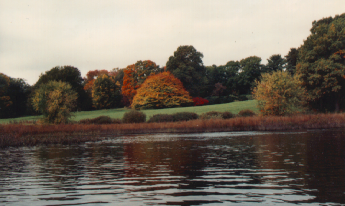
%> input picture matlab/images/autumn.tif, 345 x 206 px
$ octave test_run2.m   (GNU Octave 9; MATLAB toolbox functions it lacks are replaced by stand-ins)
%> lines starting %> are read from the running program, lines starting %| are printed output that depends on the picture
### matlab/code/AnalyzeClutter.m
function [ SpatialFreqs, Weights, SDev ] = AnalyzeClutter( Image )
%AnalyzeClutter Computes Spatial Frequency Components and Weights
%   This function generates weights for specific spatial frequency
%   components based on the input image. These parameters are used for
%   synthetic image generation.

% Input Image Characteristics. Future support will utilize the image
% dimensions to compute the spatial frequencies/weights for non-square
% image inputs.
[ Y, X ] = size( Image );
dimMax   = max(Y,X);

% Initialize PSD Vectors
SpatialWeights = linspace(0, 0, dimMax/2);
SpatialFreqs = 1./(dimMax/2:-1:1);
SDevSum = 0;

% Modifying this parameter would allow for more than one input image. This
% is beneficial for scenarios where videos are analyzed and similiar
% synthetic image videos are produces. This is left as a future enhancement
% if needed.
NumFrames = 1;

for i = 1:NumFrames
    % Remove any singleton dimensions from the input image.
    Image = squeeze( Image );

    % Normalize the image.
    ImageNorm = Image - nanmean(nanmean(Image));

    % Compute the PSD of the input image using the FFT.
    fftImageNorm = fft2(ImageNorm);
    PSDimage = fftImageNorm.*conj(fftImageNorm);

    % The PSD of the image is symmetric. This code partitions the PSD into
    % four quadrants and overlays them amongst each other so that each is
    % summed with it's counterpart. The summation of the PSDs is normalized
    % as well.
    SumPSDimage = PSDimage(1:dimMax/2,1:dimMax/2) +...
                  fliplr(PSDimage(1:dimMax/2, dimMax/2 + 1:dimMax)) +...
                  flipud(PSDimage(dimMax/2 + 1:dimMax,1:dimMax/2)) +...
                  fliplr(flipud(PSDimage(dimMax/2 + 1:dimMax,dimMax/2 + 1:dimMax)))./4;

    % Compute the spatial content from the normalized PSD. This is weights
    % for the specific frequency component.
    SpatialContent = sum(SumPSDimage);

    % Normalize the spatial content (weights).
    NormSpatialContent = SpatialContent/SpatialContent(1);

    % This code supports the inclusion of multi-image inputs (videos). For
    % now, it only translates the data into the output parameter.
    SpatialWeights = SpatialWeights + NormSpatialContent;

    % This code supports the inclusion of multi-image inputs (videos). For
    % now, it only is the standard deviation of the normalized input image.
    SDevSum = SDevSum + std(ImageNorm(:));
end

% This code supports the inclusion of multi-image inputs (videos). For
% now, it only translates the data into the output parameters.
Weights = SpatialWeights/NumFrames;
SDev = SDevSum/NumFrames;

% [7 lines of commented-out code are left out]

end

### matlab/code/MakeClutter.m
function [Clutter] = MakeClutter(Sdev, Cmean, ArraySize, SFvec, SFweight, SFcorrelation)
%MakeClutter - Generates A Synthetic Clutter Scene
%   This function uses a vector of spatial frequencies and their
%   corresponding weight parameters to generate a similiar synthetic image
%   with induced normal/zero mean gaussian noise elements.

% Initialize the clutter scene. This array will continue to to updated with
% the spatial frequency components of the input vector.
Clutter = zeros(ArraySize);

% Detect the number of spatial frequencies upon which to iteratively add to
% the clutter scene
NumSF = length(SFvec);

% Initialize a Normal distributed/zero mean random variable array. This
% serves as the random component upon which the spatial frequencies are
% correlation which each other.
RandArray = randn(ArraySize);

for i=1:NumSF
    % Spatial frequency component correlation.
    RandArray = SFcorrelation.*RandArray + (1-SFcorrelation).*randn(ArraySize);

    % Kernel Size for the spatial frequency component. This provides the
    % incoherenct distribution of the frequency upon the image and is seen
    % through the variable pixel range distribution of the clutter image.
    KernelSize = floor( SFvec(i) );

    % Apply the spatial frequency's weight component. The weight is a
    % reflection of the significance of the frequency from the original
    % image. Increased weight enhances the importance and impact of the
    % frequency upon the clutter image.
    Kernel = SFweight(i).*ones(KernelSize);

    % Update the clutter image with the spatial frequency component.
    Clutter = Clutter + conv2(RandArray, Kernel, 'same');
end

% Normalize the final clutter image.
Clutter = (Sdev./std(Clutter(:))).*Clutter + Cmean;

return

### matlab/code/raPsd2d.m
function [nu,Pf] = raPsd2d(img,res)
% function raPsd2d(img,res)
%
% Computes radially averaged power spectral density (power
% spectrum) of image IMG with spatial resolution RES.
%
% (C) E. Ruzanski, RCG, 2009

%% Process image size information
[N M] = size(img);

%% Compute power spectrum
imgf = fftshift(fft2(img));
imgfp = 4*abs(imgf).^2/(N*M);

%% Adjust PSD size
dimDiff = abs(N-M);
dimMax = max(N,M);
% Make square
if N > M                                                                    % More rows than columns
  if ~mod(dimDiff,2)                                                      % Even difference
    imgfp = [NaN(N,dimDiff/2) imgfp NaN(N,dimDiff/2)];                  % Pad columns to match dimensions
  else                                                                    % Odd difference
    imgfp = [NaN(N,floor(dimDiff/2)) imgfp NaN(N,floor(dimDiff/2)+1)];
  end
elseif N < M                                                                % More columns than rows
  if ~mod(dimDiff,2)                                                      % Even difference
    imgfp = [NaN(dimDiff/2,M); imgfp; NaN(dimDiff/2,M)];                % Pad rows to match dimensions
  else
    imgfp = [NaN(floor(dimDiff/2),M); imgfp; NaN(floor(dimDiff/2)+1,M)];% Pad rows to match dimensions
  end
end

halfDim = floor(dimMax/2) + 1;                                              % Only consider one half of spectrum (due to symmetry)

%% Compute radially average power spectrum
[X Y] = meshgrid(-dimMax/2:dimMax/2-1, -dimMax/2:dimMax/2-1);               % Make Cartesian grid
[theta rho] = cart2pol(X, Y);                                               % Convert to polar coordinate axes
rho = round(rho);
i = cell(floor(dimMax/2) + 1, 1);
for r = 0:floor(dimMax/2)
  i{r + 1} = find(rho == r);
end
Pf = zeros(1, floor(dimMax/2)+1);
for r = 0:floor(dimMax/2)
  Pf(1, r + 1) = nanmean( imgfp( i{r+1} ) );
end

f1 = [1:floor(dimMax/2)+1];
nu = (1/(res*(floor(dimMax/2)+1)))*f1;

a = std(img(:))^2/trapz(nu(2:end),Pf(2:end));
Pf = a*Pf;

return;

### matlab/code/plot_radial_psd_test.m
function [ xlimits, ylimits ] = plot_radial_psd_test(nu1, Pf1, nu2, Pf2)
% function raPsd2d(img,res)
%
% Plots radially averaged power spectral density (power
% spectrum) of image with spatial resolution RES.
%s
% (C) E. Ruzanski, RCG, 2009

% Compute the limits for additional plotting needs. The limits are solely
% for the input image and not the synthetic.
xlimits = [ min(nu1), max(nu1) ];
ylimits = [ min(Pf1), max(Pf1) ];

% Generate plot
%if ~isempty(figure_number),

    % Open a new figure.
  figure;% (figure_number);
  fontSize = 14;
  set(gcf, 'Position', [36 676 560 420], 'Color', [1 1 1]);

  % Multi Plot for Input Image and Clutter
  loglog(nu1,Pf1,'k-','LineWidth',2.0,'DisplayName','Original');
  hold on;
  loglog(nu2,Pf2,'r-','LineWidth',2.0,'DisplayName','Synthetic');
  hold off;

  legend('show');

  % Other plotting
  set(gcf,'color','white');
  set(gca,'FontSize',fontSize,'FontWeight','bold');
  set(gca,'xlim',xlimits,'ylim',ylimits);
  grid on;
  xlabel('Cycles/km','FontSize',fontSize,'FontWeight','Bold');
  ylabel('Power','FontSize',fontSize,'FontWeight','Bold');
  title('Radially averaged power spectrum','FontSize',fontSize,'FontWeight','Bold')
%end;

return;

### matlab/code/test_run2.m
%% Clear Matlab
clear all;
close all;
clc;

%% Load Image

% Manual Image Selection
path = strcat( fileparts(pwd), '\images');
[filename,filepath] = uigetfile(fullfile(path , '*'), 'Select an Image');
%> the answer given: ../images/autumn.tif

% Auto Image Selection
% filepath = 'C:\Users\Ben\Desktop\ECE6254\FinalProject\code\images\';
% filename = 'autumn.tif';

fprintf('Loading Input Image: %s \n', filename);
[ Image map ] = imread( strcat(filepath, filename) );
%> Image is the input picture: size 206x345x3 uint8; mean R, G, B 119.7, 110.2, 98.9
%> map = []

%% Pre-Processing
% Generic processing techniques for converting input images into an
% expected format. This is done to aid the algorithms at the beggining of
% development.
fprintf('Pre-Processing Image... \n');

% Handle Different Image Types
% Converts Tiff images which are uint8 inputs to Matlab into their RGB
% counterparts.
if ~isempty(map)
    Image = ind2rgb(Image, map);

    % Convert to 16 bits which helps reduce quantization errors when
    % compared to an 8 bit image.
    Image = im2uint16(Image);
end

% Convert to Gray Scale
% Some of the input images are not in monochrome gray scale. This function
% below converts the images to the expected format.
ImageClass    = class( Image );
%> ImageClass = 'uint8'
[ Y, X, Z ]   = size( Image );
%> Y = 206; X = 345; Z = 3

if strcmp(ImageClass, 'double') || Z ~= 1
    Image = rgb2gray( Image );
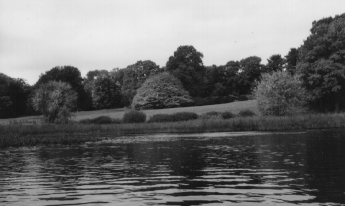
%> Image: size 206x345 uint8; min 19, max 239, mean 111.7
end

% Store Current Class Type and Convert to Double Precision. This is done to
% genericize processing against a single image format.
ImageClass    = class( Image );
ImageOriginal = Image;
Image         =  cast( Image, 'double' );
%> Image: size 206x345 double

% Crop to a square image.
% Cropping the image to a square is done to improve the PSD estimation and
% generation. The PSD estimation uses the FFT for spatial frequency
% estimations and to reduce complexity, a square image is used.
[ Y, X ] = size( Image );
dimDiff  = abs(Y-X);
%> dimDiff = 139
dimMax   = max(Y,X);
%> dimMax = 345

if Y > X                                                           	% More rows than columns
  if ~mod(dimDiff,2)                                               	% Even difference
    Image = Image(dimDiff/2+1:end-dimDiff/2, :);                  	% Pad columns to match dimensions
  else                                                             	% Odd difference
    Image = Image(floor(dimDiff/2)+1:floor(end-dimDiff/2), :);
  end
elseif Y < X                                                       	% More columns than rows
  if ~mod(dimDiff,2)                                               	% Even difference
    Image = Image(:, dimDiff/2+1:end-dimDiff/2);                    % Pad rows to match dimensions
  else
    Image = Image(:, floor(dimDiff/2)+1:floor(end-dimDiff/2));      % Pad rows to match dimensions
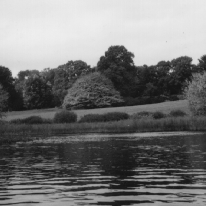
%> Image: size 206x206 double; min 19, max 239, mean 118
  end
end

ImageCropped = Image;

%% Analyze Scene
% This function analyzes an input image's spatial frequency characteristics
% and generates a vector of assosciated weights. These weights provide
% information regarding the input image makeup for future synthetic image
% generation. The PSD of the input image can be used to benchmark Easy,
% Medium, and Hard clutter environments. With the input image weights, a
% synthetic image can be created to replicate on of the benchmark
% scenarious.
fprintf('Analyzing Images Clutter Characteristics... \n');

[ SpatialFreqs, Weights, SDev ] = AnalyzeClutter( Image );
%> the loop in AnalyzeClutter, `for i = 1:NumFrames` made 1 pass
%> SDevSum on pass 1: 78.85
%> pass 1, in AnalyzeClutter, `SumPSDimage = PSDimage(1:dimMax/2,1:dimMax/2) + fliplr(PSDimage(1:dimM..`:
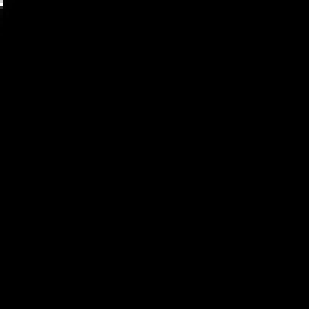
%> SumPSDimage: size 103x103 double (shown 3 times larger); min 51475.1, max 4.41e+12, mean 1020244250; drawn with min black and max white
%> after the loop in AnalyzeClutter, `for i = 1:NumFrames`: SpatialWeights = 103 values, max 1 at index 1, min 1.88e-05 at index 98, mean 0.011
%> in AnalyzeClutter, `Weights = SpatialWeights/NumFrames;`: Weights has the same summary as SpatialWeights
%> in AnalyzeClutter, `SDev = SDevSum/NumFrames;`: SDev = 78.85
%> SpatialFreqs = 103 values from 0.00971 to 1; Weights has the same summary as SpatialWeights in AnalyzeClutter; SDev = 78.85

%% Generate Clutter Scenes
% The clutter generation uses the input spatial frequency weights to create
% a synthetic image with characteristics similiar to that of the original
% input image. The correlation coefficient is a way of toleratin
% relationship strengths between spatial frequencies. 80% correlation seems
% to add a more organic shape to the clutter patches.
fprintf('Generating Synthetic Clutter Scene... \n');

SFcorrelation = 0.8;
[Clutter] = MakeClutter(SDev, 0, size(Image), 1./SpatialFreqs, Weights, SFcorrelation);
%> the loop in MakeClutter, `for i=1:NumSF` made 103 passes
%> KernelSize on passes 1 to 12: 103, 102, 101, 100, 98, 98, 97, 96, 95, 94, 92, 92
%> pass 1, in MakeClutter, `Clutter = Clutter + conv2(RandArray, Kernel, 'same');`:
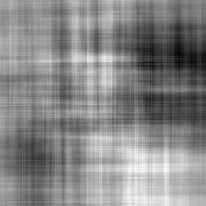
%> Clutter: size 206x206 double; min -247.5, max 105.3, mean -60.8; drawn with min black and max white
%> after the loop in MakeClutter, `for i=1:NumSF`:
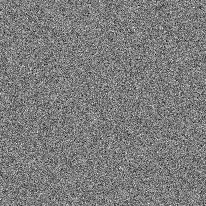
%> RandArray: size 206x206 double; min -1.37, max 1.42, mean -0.00267; drawn with min black and max white

% Rescale Clutter to Input Image Range
% The Clutter image has an inherent zero mean noise injection which makes
% the pixel values span across both positive and negative regions. The
% first step is to shift pixel components to the positive space. The second
% step involves rescaling the dynamic range to that of the original image.
% The last step involves another bias to the original image's dynamic range
% space.
% The importance of this step is to reconstitute the Clutter image to
% something similiar to the original Image. This breaks the "purist"
% approach to the PSD relation, but is necessary to generate similiar image
% characteristics as those seen in the real world.
Clutter = Clutter - min(min(Clutter));
Clutter = Clutter *  ( max(max(Image))   - min(min(Image))   ) / ...
                     ( max(max(Clutter)) - min(min(Clutter)) );
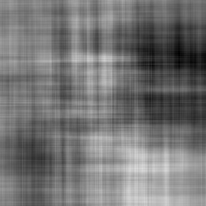
%> Clutter: size 206x206 double; min 0, max 220, mean 116.9
Clutter = Clutter + min(min(Image));

%% Power Spectrum Results
% The radially averaged PSD is depicted in the generated graphs from the
% function below. Although this does not give a "perfect" representation of
% the image's PSD, it doe's provide a quick and easy method of determining
% a synthetic image's relationship between benchmarks. The original and
% synthetic image PSDs should be relatively similiar to effectively be
% qualified as suitable.
fprintf('Generating Power Spectrum Graphs... \n');

res = 1;
[nuImage,  PfImage]   = raPsd2d(Image,   res);                % Compute the PSD
%> after the loop in raPsd2d, `for r = 0:floor(dimMax/2)`: Pf = 104 values, max 2.36e+09 at index 1, min 216 at index 104, mean 23729062.5
%> in raPsd2d, `a = std(img(:))^2/trapz(nu(2:end),Pf(2:end));`: a = 0.0106
%> in raPsd2d, `Pf = a*Pf;`: Pf = 104 values, max 25146250.7 at index 1, min 2.3 at index 104, mean 252410.7
%> nuImage = 104 values from 0.00962 to 1; PfImage has the same summary as Pf in raPsd2d
[nuClutter,PfClutter] = raPsd2d(Clutter, res);                % Compute the PSD
%> nuClutter = 104 values from 0.00962 to 1; PfClutter = 104 values, max 33985735.2 at index 1, min 0.225 at index 89, mean 329182.2
plot_radial_psd_test(nuImage, PfImage, nuClutter, PfClutter);   % Display the Results
%> in plot_radial_psd_test, `xlimits = [ min(nu1), max(nu1) ];`: xlimits = [0.00962 1]
%> in plot_radial_psd_test, `ylimits = [ min(Pf1), max(Pf1) ];`: ylimits = [2.3 25146250.7]
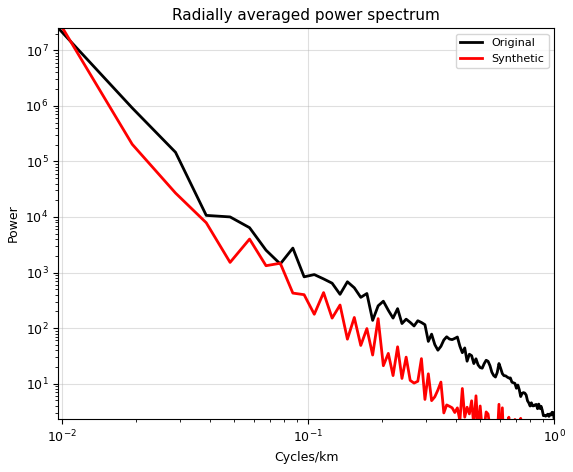
%> figure redrawn from the program's plot data; curve peaks at x = 0.00962, y = 25146250.7; curve peaks at x = 0.00962, y = 33985735.2, above the top of the axes

%% Debugging Code
figure; imagesc(  cast( ImageOriginal, ImageClass )    ); colorbar;
figure; imagesc(  cast( ImageCropped, ImageClass )    );  colorbar;
figure; imagesc( Clutter    );                            colorbar;

$ run again, with matlab/images/canoe.tif copied over matlab/images/autumn.tif
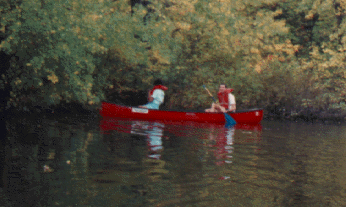
%> input picture matlab/images/canoe.tif, 346 x 207 px
%> map = 256 rows, first 12: [1 1 1; 1 1 0; 1 0 1; 1 0 0; 0 1 1; 0 1 0; 0 0 1; 0 0 0; 0.518 0 0; 0.451 0 0; 0.388 0 0; 0.549 0.0627 0.0627]
%> the loop in AnalyzeClutter, `for i = 1:NumFrames` made 1 pass
%> SDevSum on pass 1: 7919.2
%> after the loop in AnalyzeClutter, `for i = 1:NumFrames`: SpatialWeights = 103 values, max 1 at index 1, min 0.00031 at index 101, mean 0.0168
%> in AnalyzeClutter, `Weights = SpatialWeights/NumFrames;`: Weights has the same summary as SpatialWeights
%> in AnalyzeClutter, `SDev = SDevSum/NumFrames;`: SDev = 7919.2
%> `[ SpatialFreqs, Weights, SDev ] = AnalyzeClutter( Image );`: SpatialFreqs = 103 values from 0.00966 to 0.667; Weights has the same summary as SpatialWeights in AnalyzeClutter; SDev = 7919.2
%> the loop in MakeClutter, `for i=1:NumSF` made 103 passes
%> KernelSize on passes 1 to 8: 103, 102, 101, 100, 99, 98, 97, 96
%> after the loop in MakeClutter, `for i=1:NumSF`:
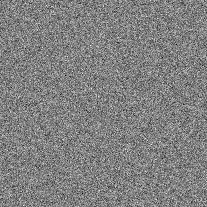
%> RandArray: size 207x207 double; min -1.47, max 1.43, mean -0.00142; drawn with min black and max white
%> a = 0.000753
%> nuImage = 104 values from 0.00962 to 1
%> xlimits = [0.00962 1]
%> ylimits = [5265.7 1.25e+10]
%> `plot_radial_psd_test(nuImage, PfImage, nuClutter, PfClutter);`:
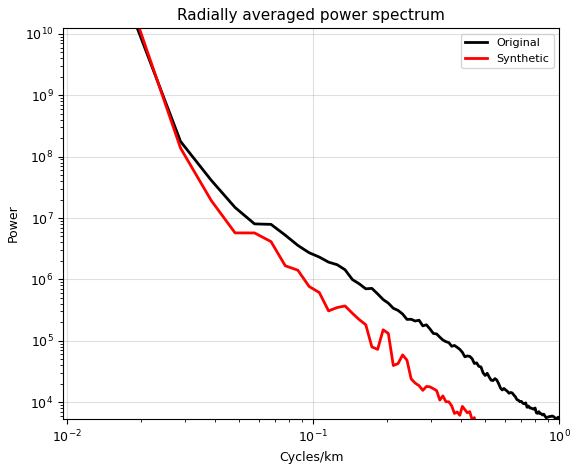
%> figure redrawn from the program's plot data; curve peaks at x = 0.0192, y = 1.25e+10; curve peaks at x = 0.0192, y = 1.56e+10, above the top of the axes
